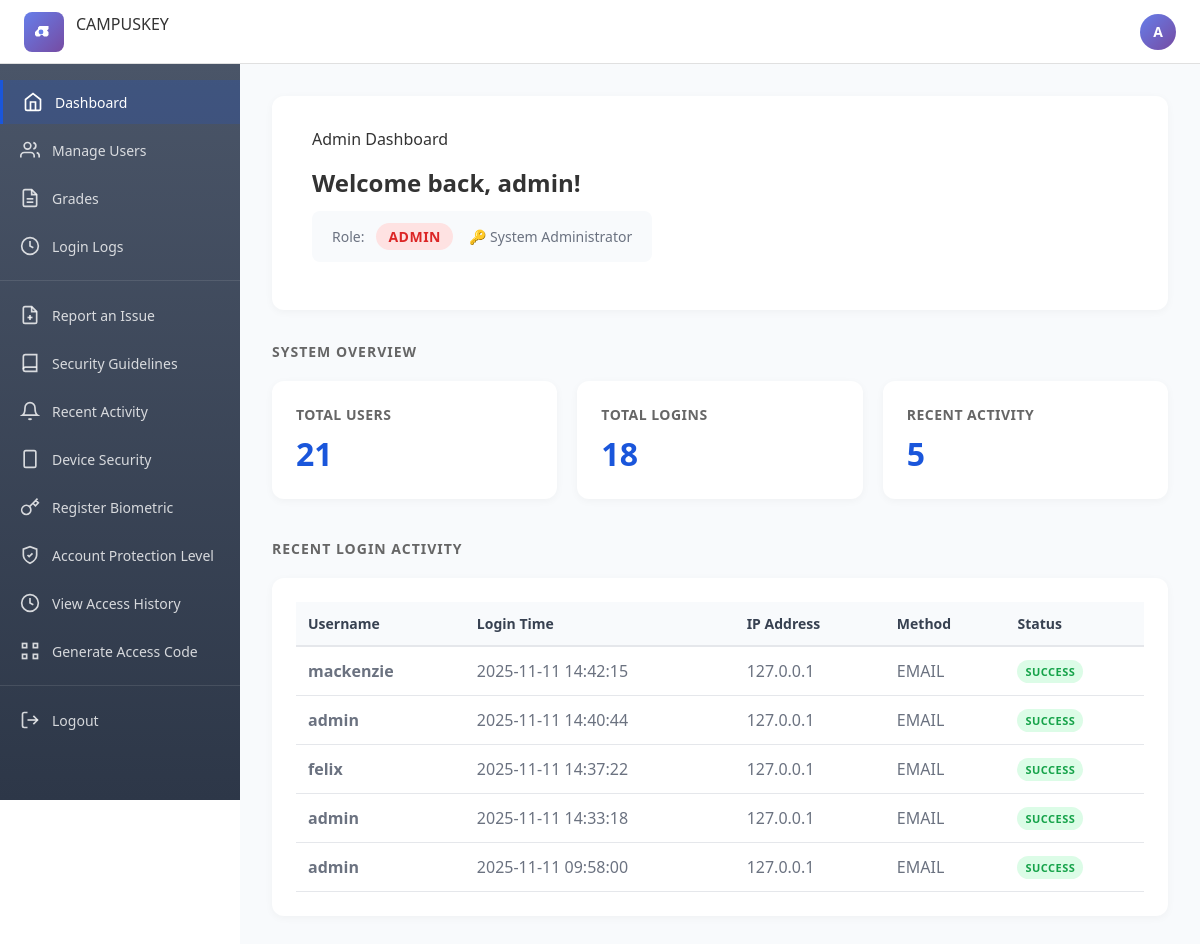
The page /admin/dashboard (signed in) on the database as committed earlier.
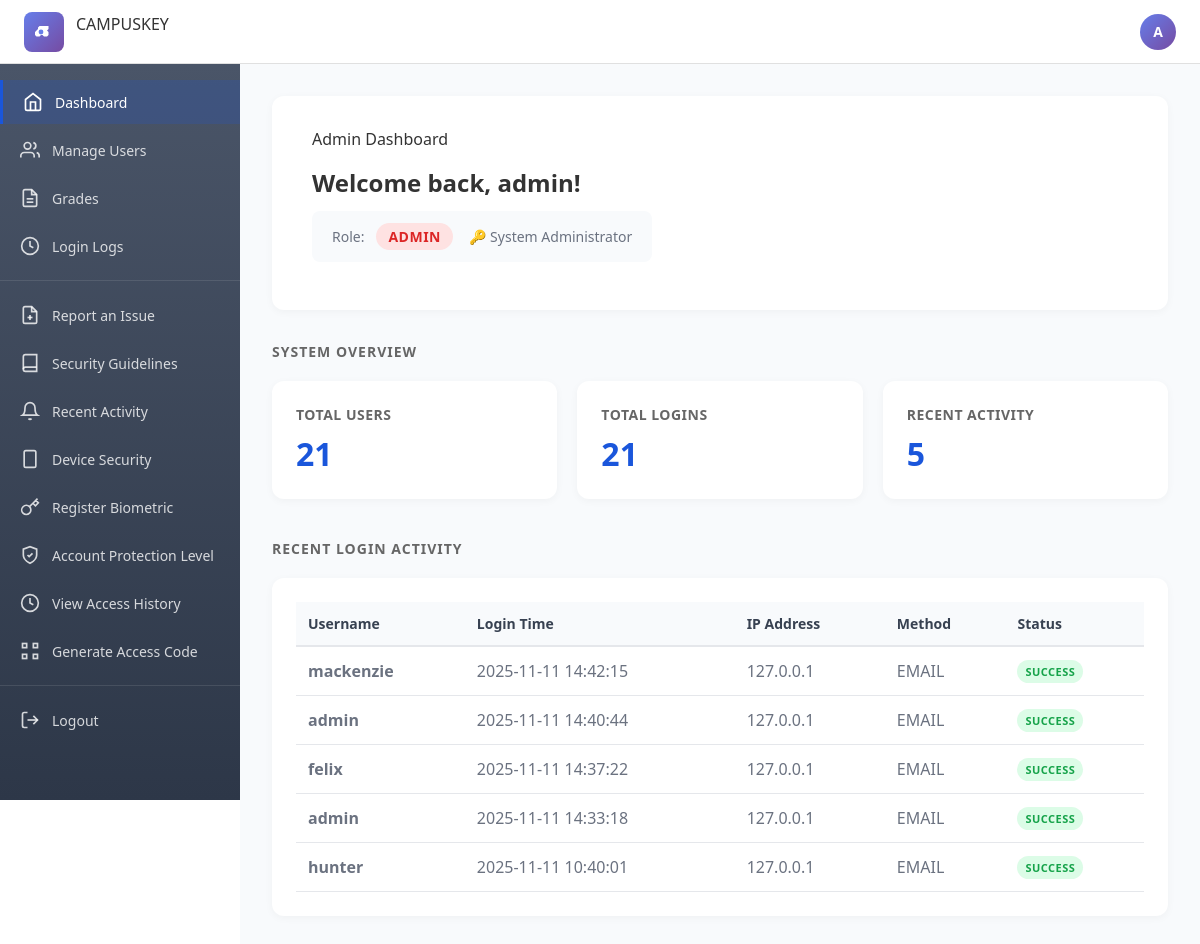
The same page on the database as committed later.
### models.py (models this page shows)
class LoginAttempt(db.Model):
    id = db.Column(db.Integer, primary_key=True)
    user_id = db.Column(db.Integer, db.ForeignKey('user.id'))
    username = db.Column(db.String(80), nullable=False)
    method = db.Column(db.String(20), nullable=False)  # otp, biometric, rfid, password
    status = db.Column(db.String(10), nullable=False)  # success, failed
    ip_address = db.Column(db.String(45))
    user_agent = db.Column(db.Text)
    timestamp = db.Column(db.DateTime, default=datetime.utcnow)
    user = db.relationship('User', backref=db.backref('login_attempts', lazy=True))

### app.py (the view)
@app.route('/admin/dashboard')
@login_required
def admin_dashboard():
    if current_user.username != 'admin' or current_user.role != 'admin':
        return "Access Denied. Only admin username can access this page.", 403
    user_data = {
        'username': current_user.username,           # Gets username from current user
        'role': current_user.role,                    # Gets role from current user
        'login_time': session.get('login_time', 'Now') # Gets login time from session, defaults to 'Now'
    }
    from models import LoginAttempt
    user_data['total_logins'] = LoginAttempt.query.filter_by(status='success').count()
    user_data['recent_logins'] = LoginAttempt.query.filter_by(status='success').order_by(LoginAttempt.timestamp.desc()).limit(5).all()
    user_data['total_users'] = User.query.count()
    return render_template('dashboards/admin_dashboard.html', data=user_data)

### app.py (called while the page is built)
@login_manager.user_loader
def load_user(user_id):
    return User.query.get(int(user_id))

@app.context_processor
def inject_user():
    from flask_login import current_user
    return dict(current_user=current_user)

### templates/dashboards/admin_dashboard.html (shortened to what this page needs)
{% extends "base.html" %}
{% block content %}
<div class="security-dashboard">
    <section class="dashboard-header">
        <h1 class="header-title">Admin Dashboard</h1>
        <div class="header-greeting">
            <h2>Welcome back, {{ data.username }}!</h2>
            <div class="role-badge">
                <span class="role-label">Role:</span>
                <span class="role-value role-admin">ADMIN</span>
                <span class="role-description">🔑 System Administrator</span>
            </div>
        </div>
    </section>
    <section class="security-section">
        <h2 class="section-header">SYSTEM OVERVIEW</h2>
        <div class="stats-grid">
            <div class="stat-card">
                <h3>Total Users</h3>
                <p class="stat-value">{{ data.total_users }}</p>
            </div>
            <div class="stat-card">
                <h3>Total Logins</h3>
                <p class="stat-value">{{ data.total_logins }}</p>
            </div>
            <div class="stat-card">
                <h3>Recent Activity</h3>
                <p class="stat-value">{{ data.recent_logins|length }}</p>
            </div>
        </div>
    </section>
    <section class="security-section">
        <h2 class="section-header">RECENT LOGIN ACTIVITY</h2>
        <div class="content-card">
            {% if data.recent_logins %}
            <table class="data-table">
                <thead>
                    <tr>
                        <th>Username</th>
                        <th>Login Time</th>
                        <th>IP Address</th>
                        <th>Method</th>
                        <th>Status</th>
                    </tr>
                </thead>
                <tbody>
                    {% for login in data.recent_logins %}
                    <tr>
                        <td><strong>{{ login.username }}</strong></td>
                        <td>{{ login.timestamp.strftime('%Y-%m-%d %H:%M:%S') }}</td>
                        <td>{{ login.ip_address }}</td>
                        <td>{{ login.method|upper }}</td>
                        <td><span class="status-badge success">{{ login.status|upper }}</span></td>
                    </tr>
                    {% endfor %}
                </tbody>
            </table>
            {% else %}
            <p>No recent logins found.</p>
            {% endif %}
        </div>
    </section>
</div>
{% endblock %}

Rows that differ between the two databases and show on the page:
no longer on this page (row unchanged): LoginAttempt: username "admin", timestamp "2025-11-11 09:58:00", ip_address "127.0.0.1", method "EMAIL", status "SUCCESS"
added LoginAttempt: username "hunter", timestamp "2025-11-11 10:40:01", ip_address "127.0.0.1", method "EMAIL", status "SUCCESS"
Other text that changed with them:
{{ data.total_logins }}: "18" → "21"
